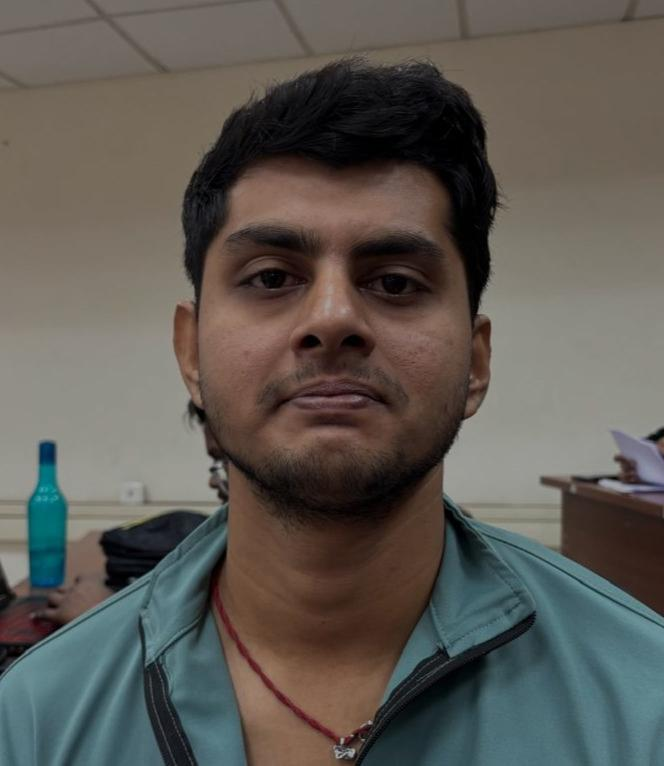
#> input picture face_data_3/Abhinandan/Abhinandan_original_abhi1.jpg_0023e2c1-3b86-47ab-b303-d0a583602676.jpg, 664 x 766 px; its folder holds only this picture in this run
$ jupyter execute lf_model_3.ipynb
#> lines starting #> are read from the running program, lines starting #| are printed output that depends on the picture
*This dataset contains only Abhinandan’s face data, as he is the author of this project. Face data of others has been intentionally excluded to respect their privacy and maintain security.*

[cell 1]
import cv2
import os
import numpy as np

face_cascade = cv2.CascadeClassifier('haarcascade_frontalface_default.xml')


def face_embedding_dataset(root_dir: str):
#> called with root_dir = 'face_data_3'
    X = []
    Y = []

    files = os.listdir(root_dir)
    for file in files:
        file_path = os.path.join(root_dir, file)

        for img_name in os.listdir(file_path):
            img_path = os.path.join(file_path, img_name)

            img = cv2.imread(img_path)
#> img is the input picture: shape (766, 664, 3); mean B, G, R 83.8, 89.6, 93.6
            img_gray = cv2.cvtColor(img, cv2.COLOR_BGR2GRAY)  # RGB -> GRAY
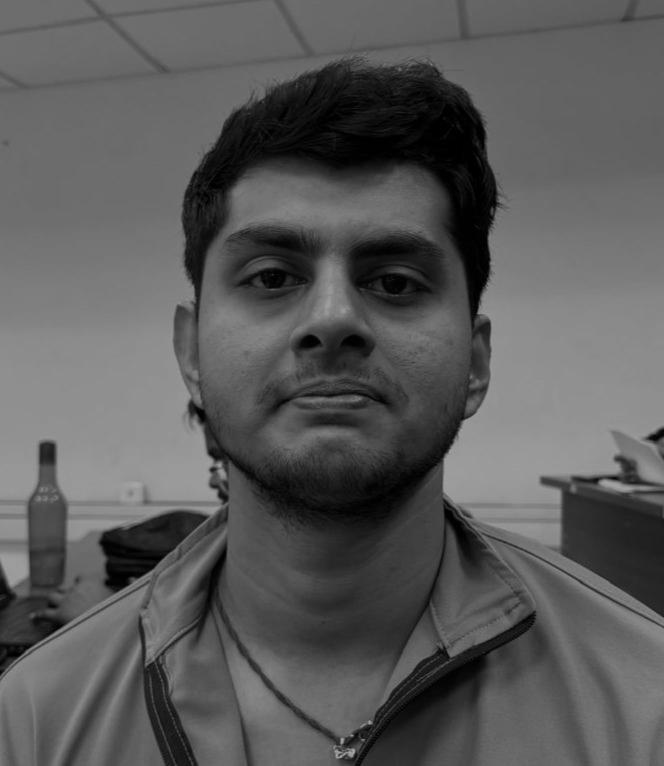
#> img_gray: shape (766, 664); min 0, max 174, mean 90.2
            # detecting face with .xml, 1.3 : scaling down img 30% at each step
            faces = face_cascade.detectMultiScale(img_gray, 1.3, 5)
#> faces = [[155, 137, 354, 354]]
            # 5 is minimum neighbours, meaning how many each candiate rectangle should considered as faces

            for x, y, w, h in faces:
                face = img_gray[y:y+h, x:x+w]
                face = cv2.resize(face, (100, 100))  # resizing the face

                X.append(face.flatten())  # flatten into 10,000D vector (1x10,000)
                Y.append(file)
#> this loop made 1 pass
#> pass 1, in face_embedding_dataset, `face = img_gray[y:y+h, x:x+w]`:
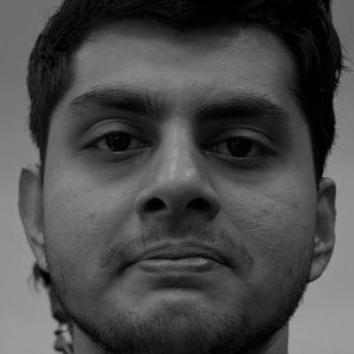
#> face: shape (354, 354); min 0, max 162, mean 74.1
#> after the loop, X = 1 item; Y = ['Abhinandan']

    return np.array(X), np.array(Y)


root_dir = 'face_data_3'
X, Y = face_embedding_dataset(root_dir=root_dir)

[cell 2]
print(X)
#> (printed output is left out)

[cell 3]
print(Y)
#| ['Abhinandan']

$ run again, on face_data_3/Abhinandan/Abhinandan_original_abhi1.jpg_08904717-4117-4c2c-97e4-a05adf9131df.jpg
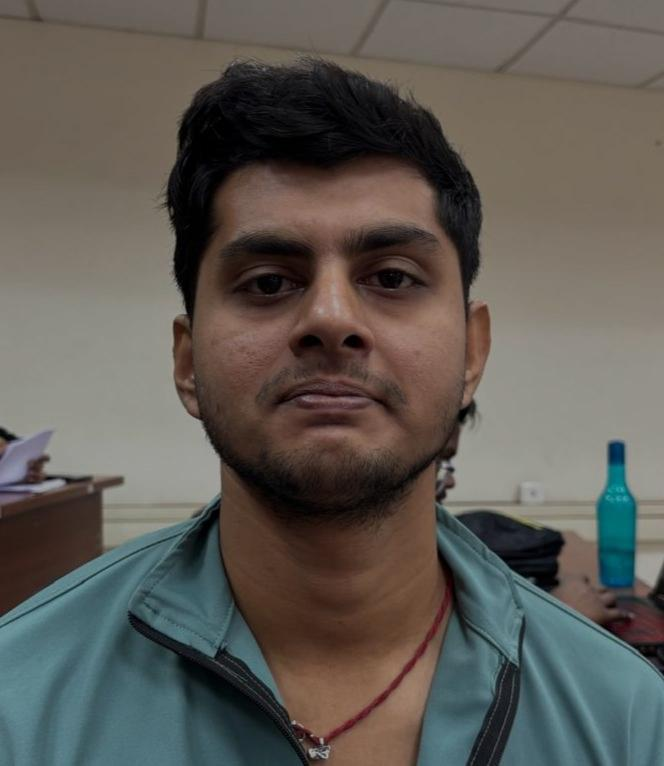
#> input picture face_data_3/Abhinandan/Abhinandan_original_abhi1.jpg_08904717-4117-4c2c-97e4-a05adf9131df.jpg, 664 x 766 px
#> in face_embedding_dataset, img is the input picture: shape (766, 664, 3); mean B, G, R 85, 90.9, 94.9
#> in face_embedding_dataset, `img_gray = cv2.cvtColor(img, cv2.COLOR_BGR2GRAY)`:
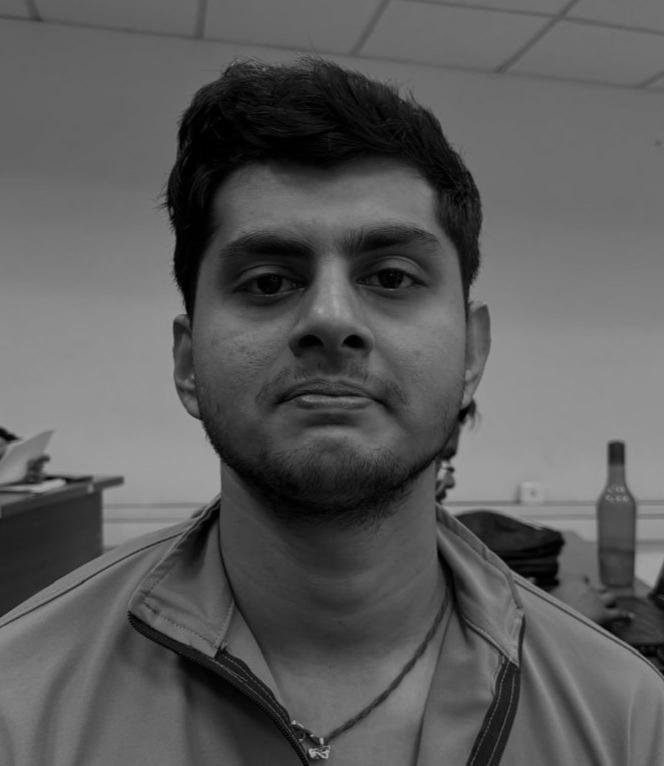
#> img_gray: shape (766, 664); min 0, max 176, mean 91.4
#> faces = [[141, 127, 378, 378]]
#> the loop in face_embedding_dataset, `for x, y, w, h in faces:` made 1 pass
#> pass 1, in face_embedding_dataset, `face = img_gray[y:y+h, x:x+w]`:
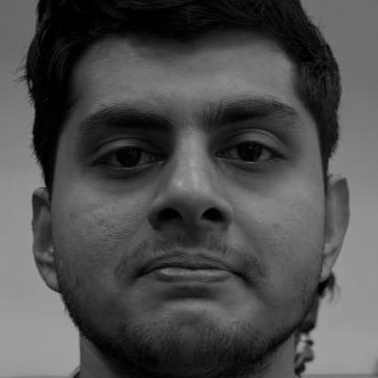
#> face: shape (378, 378); min 0, max 168, mean 77.8
#> after the loop in face_embedding_dataset, `for x, y, w, h in faces:`: X = 1 item; Y = ['Abhinandan']
#> (printed output is left out)
#| ['Abhinandan']
